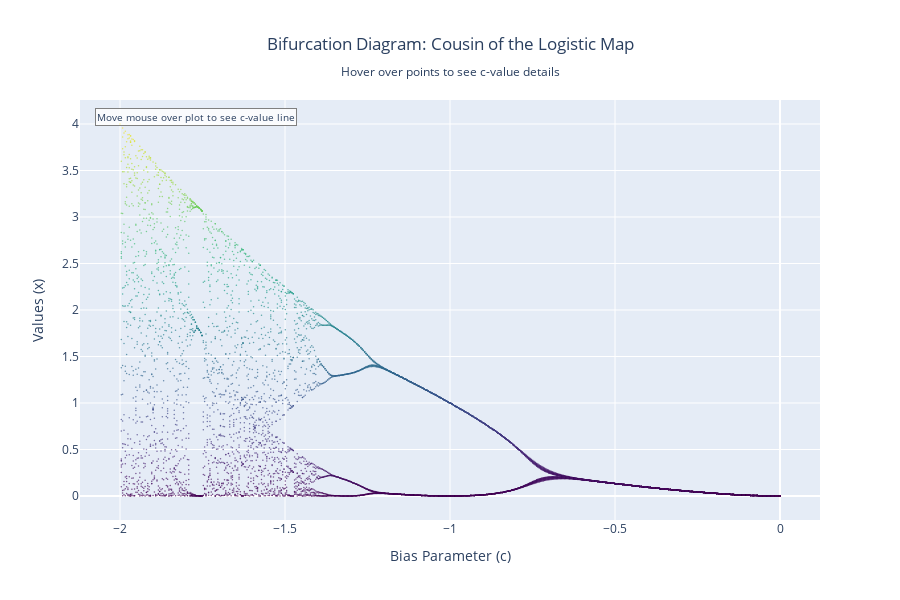

The notebook cell this image was saved under:
### Markdown cell above
Of course we can see them all at once but just looping over values of $b$.   What do we get?  A cousin of the logistic map!

### Code cell
import numpy as np
import plotly.graph_objects as go
from IPython.display import display

def create_bifurcation_diagram(w=1, layers=40, num_bs=500):
    """
    Create bifurcation diagram showing the behavior of the dynamical system
    as the bias parameter c varies. Uses Plotly's crossfilter.enabled to show
    vertical line at mouse position.
    """
    points = []
    c_values = np.linspace(0, -2, num_bs)
    
    for c in c_values:
        x = 0
        for j in range(layers):
            x = f(x, w, c)
            # Record last 20 points for each c value
            if j > layers - 20:
                points.append([c, x])
    
    points = np.array(points)
    
    # Create figure
    fig = go.Figure()
    
    # Add scatter plot with enhanced hover information
    fig.add_trace(go.Scatter(
        x=points[:, 0],
        y=points[:, 1],
        mode='markers',
        marker=dict(
            size=1.5,
            color=points[:, 1],
            colorscale='Viridis',
            opacity=0.7
        ),
        hovertemplate='<b>c-parameter:</b> %{x:.4f}<br>' +
                     '<b>Value:</b> %{y:.4f}<br>' +
                     '<extra></extra>'
    ))
    
    # Update layout with crossfilter spike for vertical line
    fig.update_layout(
        title={
            'text': 'Bifurcation Diagram: Cousin of the Logistic Map<br>' +
                   '<sub>Hover over points to see c-value details</sub>',
            'x': 0.5,
            'xanchor': 'center'
        },
        xaxis_title='Bias Parameter (c)',
        yaxis_title='Values (x)',
        width=900,
        height=600,
        showlegend=False,
        hovermode='closest',
        xaxis=dict(
            showspikes=True,
            spikecolor="red",
            spikethickness=2,
            spikedash="dash",
            spikemode="across",
            spikesnap="cursor"
        ),
        yaxis=dict(
            showspikes=True,
            spikecolor="red", 
            spikethickness=1,
            spikedash="dot",
            spikemode="across"
        )
    )
    
    # Add annotation box for current c-value
    fig.add_annotation(
        x=0.02, y=0.98,
        xref="paper", yref="paper",
        text="Move mouse over plot to see c-value line",
        showarrow=False,
        bgcolor="rgba(255,255,255,0.8)",
        bordercolor="gray",
        borderwidth=1,
        font=dict(size=10)
    )
    
    return fig

# Create and display the bifurcation diagram
bifurcation_fig = create_bifurcation_diagram()
bifurcation_fig.show()

### Figure 1 — Plotly figure (JSON) as saved in the notebook; plotly's stock layout.template omitted (floating-point values rounded to 4 significant figures; data arrays with more than 128 entries replaced by an {"elided": "..."} marker saying what was removed)
{"data": [{"hovertemplate": "<b>c-parameter:</b> %{x:.4f}<br><b>Value:</b> %{y:.4f}<br><extra></extra>", "marker": {"color": {"elided": "9500 float values"}, "colorscale": [[0, "#440154"], [0.1111, "#482878"], [0.2222, "#3e4989"], [0.3333, "#31688e"], [0.4444, "#26828e"], [0.5556, "#1f9e89"], [0.6667, "#35b779"], [0.7778, "#6ece58"], [0.8889, "#b5de2b"], [1, "#fde725"]], "opacity": 0.7, "size": 1.5}, "mode": "markers", "type": "scatter", "x": {"elided": "9500 float values"}, "y": {"elided": "9500 float values"}}], "layout": {"annotations": [{"bgcolor": "rgba(255,255,255,0.8)", "bordercolor": "gray", "borderwidth": 1, "font": {"size": 10}, "showarrow": false, "text": "Move mouse over plot to see c-value line", "x": 0.02, "xref": "paper", "y": 0.98, "yref": "paper"}], "height": 600, "hovermode": "closest", "showlegend": false, "title": {"text": "Bifurcation Diagram: Cousin of the Logistic Map<br><sub>Hover over points to see c-value details</sub>", "x": 0.5, "xanchor": "center"}, "width": 900, "xaxis": {"showspikes": true, "spikecolor": "red", "spikedash": "dash", "spikemode": "across", "spikesnap": "cursor", "spikethickness": 2, "title": {"text": "Bias Parameter (c)"}}, "yaxis": {"showspikes": true, "spikecolor": "red", "spikedash": "dot", "spikemode": "across", "spikethickness": 1, "title": {"text": "Values (x)"}}}}
